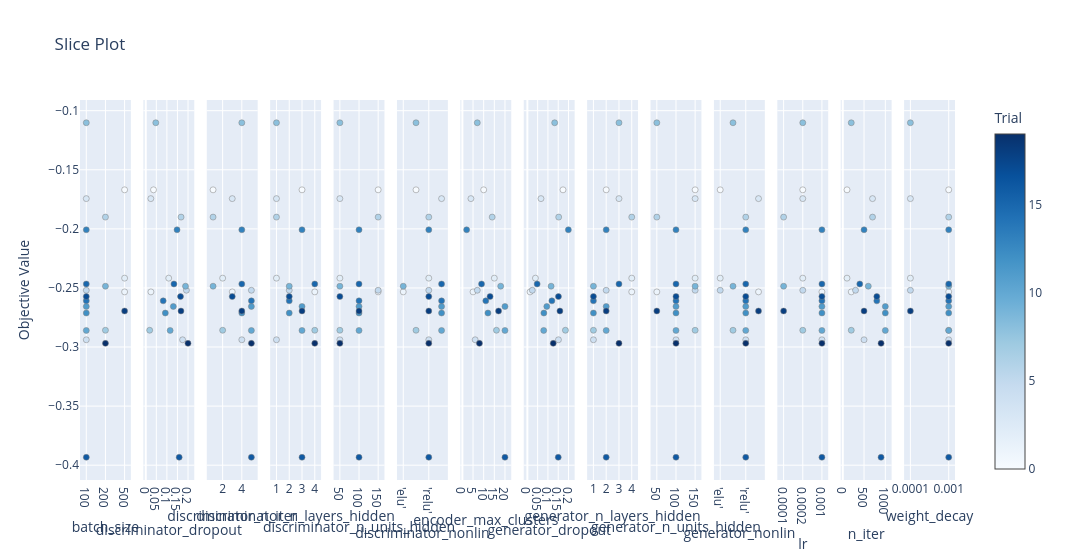

The cell this chart's notebook holds for it:
### Code cell
plot_slice(study)

### Figure 1 — Plotly figure (JSON) as saved in the notebook; plotly's stock layout.template omitted (floating-point values rounded to 4 significant figures)
{"data": [{"marker": {"color": [3, 4, 5, 8, 10, 11, 12, 13, 14, 15, 16, 17, 6, 7, 9, 19, 0, 1, 2, 18], "colorbar": {"title": {"text": "Trial"}, "x": 1, "xpad": 40}, "colorscale": [[0, "rgb(247,251,255)"], [0.125, "rgb(222,235,247)"], [0.25, "rgb(198,219,239)"], [0.375, "rgb(158,202,225)"], [0.5, "rgb(107,174,214)"], [0.625, "rgb(66,146,198)"], [0.75, "rgb(33,113,181)"], [0.875, "rgb(8,81,156)"], [1, "rgb(8,48,107)"]], "line": {"color": "Grey", "width": 0.5}, "showscale": true}, "mode": "markers", "name": "Feasible Trial", "showlegend": false, "type": "scatter", "x": ["100", "100", "100", "100", "100", "100", "100", "100", "100", "100", "100", "100", "200", "200", "200", "200", "500", "500", "500", "500"], "xaxis": "x", "y": [-0.1744, -0.2939, -0.252, -0.1102, -0.286, -0.2657, -0.2712, -0.2008, -0.2609, -0.2466, -0.3933, -0.2573, -0.19, -0.2858, -0.2485, -0.2969, -0.167, -0.2533, -0.2417, -0.2695], "yaxis": "y"}, {"marker": {"color": [0, 1, 2, 3, 4, 5, 6, 7, 8, 9, 10, 11, 12, 13, 14, 15, 16, 17, 18, 19], "colorbar": {"title": {"text": "Trial"}, "x": 1, "xpad": 40}, "colorscale": [[0, "rgb(247,251,255)"], [0.125, "rgb(222,235,247)"], [0.25, "rgb(198,219,239)"], [0.375, "rgb(158,202,225)"], [0.5, "rgb(107,174,214)"], [0.625, "rgb(66,146,198)"], [0.75, "rgb(33,113,181)"], [0.875, "rgb(8,81,156)"], [1, "rgb(8,48,107)"]], "line": {"color": "Grey", "width": 0.5}, "showscale": false}, "mode": "markers", "name": "Feasible Trial", "showlegend": false, "type": "scatter", "x": [0.03668, 0.02441, 0.1085, 0.02392, 0.1743, 0.1925, 0.1671, 0.01862, 0.04745, 0.1881, 0.1155, 0.1305, 0.09264, 0.1481, 0.08256, 0.1334, 0.1581, 0.1644, 0.1666, 0.1999], "xaxis": "x2", "y": [-0.167, -0.2533, -0.2417, -0.1744, -0.2939, -0.252, -0.19, -0.2858, -0.1102, -0.2485, -0.286, -0.2657, -0.2712, -0.2008, -0.2609, -0.2466, -0.3933, -0.2573, -0.2695, -0.2969], "yaxis": "y2"}, {"marker": {"color": [0, 1, 2, 3, 4, 5, 6, 7, 8, 9, 10, 11, 12, 13, 14, 15, 16, 17, 18, 19], "colorbar": {"title": {"text": "Trial"}, "x": 1, "xpad": 40}, "colorscale": [[0, "rgb(247,251,255)"], [0.125, "rgb(222,235,247)"], [0.25, "rgb(198,219,239)"], [0.375, "rgb(158,202,225)"], [0.5, "rgb(107,174,214)"], [0.625, "rgb(66,146,198)"], [0.75, "rgb(33,113,181)"], [0.875, "rgb(8,81,156)"], [1, "rgb(8,48,107)"]], "line": {"color": "Grey", "width": 0.5}, "showscale": false}, "mode": "markers", "name": "Feasible Trial", "showlegend": false, "type": "scatter", "x": [1, 3, 2, 3, 4, 5, 1, 2, 4, 1, 5, 5, 4, 4, 5, 4, 5, 3, 4, 5], "xaxis": "x3", "y": [-0.167, -0.2533, -0.2417, -0.1744, -0.2939, -0.252, -0.19, -0.2858, -0.1102, -0.2485, -0.286, -0.2657, -0.2712, -0.2008, -0.2609, -0.2466, -0.3933, -0.2573, -0.2695, -0.2969], "yaxis": "y3"}, {"marker": {"color": [0, 1, 2, 3, 4, 5, 6, 7, 8, 9, 10, 11, 12, 13, 14, 15, 16, 17, 18, 19], "colorbar": {"title": {"text": "Trial"}, "x": 1, "xpad": 40}, "colorscale": [[0, "rgb(247,251,255)"], [0.125, "rgb(222,235,247)"], [0.25, "rgb(198,219,239)"], [0.375, "rgb(158,202,225)"], [0.5, "rgb(107,174,214)"], [0.625, "rgb(66,146,198)"], [0.75, "rgb(33,113,181)"], [0.875, "rgb(8,81,156)"], [1, "rgb(8,48,107)"]], "line": {"color": "Grey", "width": 0.5}, "showscale": false}, "mode": "markers", "name": "Feasible Trial", "showlegend": false, "type": "scatter", "x": [3, 4, 1, 1, 1, 2, 1, 4, 1, 2, 3, 3, 2, 3, 2, 4, 3, 2, 3, 4], "xaxis": "x4", "y": [-0.167, -0.2533, -0.2417, -0.1744, -0.2939, -0.252, -0.19, -0.2858, -0.1102, -0.2485, -0.286, -0.2657, -0.2712, -0.2008, -0.2609, -0.2466, -0.3933, -0.2573, -0.2695, -0.2969], "yaxis": "y4"}, {"marker": {"color": [0, 1, 2, 3, 4, 5, 6, 7, 8, 9, 10, 11, 12, 13, 14, 15, 16, 17, 18, 19], "colorbar": {"title": {"text": "Trial"}, "x": 1, "xpad": 40}, "colorscale": [[0, "rgb(247,251,255)"], [0.125, "rgb(222,235,247)"], [0.25, "rgb(198,219,239)"], [0.375, "rgb(158,202,225)"], [0.5, "rgb(107,174,214)"], [0.625, "rgb(66,146,198)"], [0.75, "rgb(33,113,181)"], [0.875, "rgb(8,81,156)"], [1, "rgb(8,48,107)"]], "line": {"color": "Grey", "width": 0.5}, "showscale": false}, "mode": "markers", "name": "Feasible Trial", "showlegend": false, "type": "scatter", "x": [150, 150, 50, 50, 50, 150, 150, 50, 50, 50, 100, 100, 100, 100, 100, 100, 100, 50, 100, 50], "xaxis": "x5", "y": [-0.167, -0.2533, -0.2417, -0.1744, -0.2939, -0.252, -0.19, -0.2858, -0.1102, -0.2485, -0.286, -0.2657, -0.2712, -0.2008, -0.2609, -0.2466, -0.3933, -0.2573, -0.2695, -0.2969], "yaxis": "y5"}, {"marker": {"color": [1, 9, 0, 7, 8, 2, 4, 5, 6, 13, 16, 17, 18, 19, 3, 10, 11, 12, 14, 15], "colorbar": {"title": {"text": "Trial"}, "x": 1, "xpad": 40}, "colorscale": [[0, "rgb(247,251,255)"], [0.125, "rgb(222,235,247)"], [0.25, "rgb(198,219,239)"], [0.375, "rgb(158,202,225)"], [0.5, "rgb(107,174,214)"], [0.625, "rgb(66,146,198)"], [0.75, "rgb(33,113,181)"], [0.875, "rgb(8,81,156)"], [1, "rgb(8,48,107)"]], "line": {"color": "Grey", "width": 0.5}, "showscale": false}, "mode": "markers", "name": "Feasible Trial", "showlegend": false, "type": "scatter", "x": ["'elu'", "'elu'", "'leaky_relu'", "'leaky_relu'", "'leaky_relu'", "'relu'", "'relu'", "'relu'", "'relu'", "'relu'", "'relu'", "'relu'", "'relu'", "'relu'", "'tanh'", "'tanh'", "'tanh'", "'tanh'", "'tanh'", "'tanh'"], "xaxis": "x6", "y": [-0.2533, -0.2485, -0.167, -0.2858, -0.1102, -0.2417, -0.2939, -0.252, -0.19, -0.2008, -0.3933, -0.2573, -0.2695, -0.2969, -0.1744, -0.286, -0.2657, -0.2712, -0.2609, -0.2466], "yaxis": "y6"}, {"marker": {"color": [0, 1, 2, 3, 4, 5, 6, 7, 8, 9, 10, 11, 12, 13, 14, 15, 16, 17, 18, 19], "colorbar": {"title": {"text": "Trial"}, "x": 1, "xpad": 40}, "colorscale": [[0, "rgb(247,251,255)"], [0.125, "rgb(222,235,247)"], [0.25, "rgb(198,219,239)"], [0.375, "rgb(158,202,225)"], [0.5, "rgb(107,174,214)"], [0.625, "rgb(66,146,198)"], [0.75, "rgb(33,113,181)"], [0.875, "rgb(8,81,156)"], [1, "rgb(8,48,107)"]], "line": {"color": "Grey", "width": 0.5}, "showscale": false}, "mode": "markers", "name": "Feasible Trial", "showlegend": false, "type": "scatter", "x": [10, 5, 15, 4, 6, 7, 14, 16, 7, 18, 20, 20, 12, 2, 11, 9, 20, 13, 17, 8], "xaxis": "x7", "y": [-0.167, -0.2533, -0.2417, -0.1744, -0.2939, -0.252, -0.19, -0.2858, -0.1102, -0.2485, -0.286, -0.2657, -0.2712, -0.2008, -0.2609, -0.2466, -0.3933, -0.2573, -0.2695, -0.2969], "yaxis": "y7"}, {"marker": {"color": [0, 1, 2, 3, 4, 5, 6, 7, 8, 9, 10, 11, 12, 13, 14, 15, 16, 17, 18, 19], "colorbar": {"title": {"text": "Trial"}, "x": 1, "xpad": 40}, "colorscale": [[0, "rgb(247,251,255)"], [0.125, "rgb(222,235,247)"], [0.25, "rgb(198,219,239)"], [0.375, "rgb(158,202,225)"], [0.5, "rgb(107,174,214)"], [0.625, "rgb(66,146,198)"], [0.75, "rgb(33,113,181)"], [0.875, "rgb(8,81,156)"], [1, "rgb(8,48,107)"]], "line": {"color": "Grey", "width": 0.5}, "showscale": false}, "mode": "markers", "name": "Feasible Trial", "showlegend": false, "type": "scatter", "x": [0.1732, 0.01301, 0.0392, 0.06618, 0.1511, 0.02397, 0.1523, 0.1849, 0.1327, 0.1154, 0.07944, 0.09443, 0.0802, 0.1992, 0.1192, 0.04754, 0.1501, 0.1511, 0.1582, 0.1257], "xaxis": "x8", "y": [-0.167, -0.2533, -0.2417, -0.1744, -0.2939, -0.252, -0.19, -0.2858, -0.1102, -0.2485, -0.286, -0.2657, -0.2712, -0.2008, -0.2609, -0.2466, -0.3933, -0.2573, -0.2695, -0.2969], "yaxis": "y8"}, {"marker": {"color": [0, 1, 2, 3, 4, 5, 6, 7, 8, 9, 10, 11, 12, 13, 14, 15, 16, 17, 18, 19], "colorbar": {"title": {"text": "Trial"}, "x": 1, "xpad": 40}, "colorscale": [[0, "rgb(247,251,255)"], [0.125, "rgb(222,235,247)"], [0.25, "rgb(198,219,239)"], [0.375, "rgb(158,202,225)"], [0.5, "rgb(107,174,214)"], [0.625, "rgb(66,146,198)"], [0.75, "rgb(33,113,181)"], [0.875, "rgb(8,81,156)"], [1, "rgb(8,48,107)"]], "line": {"color": "Grey", "width": 0.5}, "showscale": false}, "mode": "markers", "name": "Feasible Trial", "showlegend": false, "type": "scatter", "x": [2, 4, 4, 3, 1, 2, 4, 1, 3, 1, 2, 2, 1, 2, 1, 3, 2, 1, 2, 3], "xaxis": "x9", "y": [-0.167, -0.2533, -0.2417, -0.1744, -0.2939, -0.252, -0.19, -0.2858, -0.1102, -0.2485, -0.286, -0.2657, -0.2712, -0.2008, -0.2609, -0.2466, -0.3933, -0.2573, -0.2695, -0.2969], "yaxis": "y9"}, {"marker": {"color": [0, 1, 2, 3, 4, 5, 6, 7, 8, 9, 10, 11, 12, 13, 14, 15, 16, 17, 18, 19], "colorbar": {"title": {"text": "Trial"}, "x": 1, "xpad": 40}, "colorscale": [[0, "rgb(247,251,255)"], [0.125, "rgb(222,235,247)"], [0.25, "rgb(198,219,239)"], [0.375, "rgb(158,202,225)"], [0.5, "rgb(107,174,214)"], [0.625, "rgb(66,146,198)"], [0.75, "rgb(33,113,181)"], [0.875, "rgb(8,81,156)"], [1, "rgb(8,48,107)"]], "line": {"color": "Grey", "width": 0.5}, "showscale": false}, "mode": "markers", "name": "Feasible Trial", "showlegend": false, "type": "scatter", "x": [150, 50, 150, 150, 100, 150, 50, 150, 50, 150, 100, 100, 100, 100, 100, 100, 100, 100, 50, 100], "xaxis": "x10", "y": [-0.167, -0.2533, -0.2417, -0.1744, -0.2939, -0.252, -0.19, -0.2858, -0.1102, -0.2485, -0.286, -0.2657, -0.2712, -0.2008, -0.2609, -0.2466, -0.3933, -0.2573, -0.2695, -0.2969], "yaxis": "y10"}, {"marker": {"color": [0, 2, 5, 7, 8, 9, 4, 6, 10, 11, 12, 13, 14, 15, 16, 17, 19, 1, 3, 18], "colorbar": {"title": {"text": "Trial"}, "x": 1, "xpad": 40}, "colorscale": [[0, "rgb(247,251,255)"], [0.125, "rgb(222,235,247)"], [0.25, "rgb(198,219,239)"], [0.375, "rgb(158,202,225)"], [0.5, "rgb(107,174,214)"], [0.625, "rgb(66,146,198)"], [0.75, "rgb(33,113,181)"], [0.875, "rgb(8,81,156)"], [1, "rgb(8,48,107)"]], "line": {"color": "Grey", "width": 0.5}, "showscale": false}, "mode": "markers", "name": "Feasible Trial", "showlegend": false, "type": "scatter", "x": ["'elu'", "'elu'", "'elu'", "'leaky_relu'", "'leaky_relu'", "'leaky_relu'", "'relu'", "'relu'", "'relu'", "'relu'", "'relu'", "'relu'", "'relu'", "'relu'", "'relu'", "'relu'", "'relu'", "'tanh'", "'tanh'", "'tanh'"], "xaxis": "x11", "y": [-0.167, -0.2417, -0.252, -0.2858, -0.1102, -0.2485, -0.2939, -0.19, -0.286, -0.2657, -0.2712, -0.2008, -0.2609, -0.2466, -0.3933, -0.2573, -0.2969, -0.2533, -0.1744, -0.2695], "yaxis": "y11"}, {"marker": {"color": [6, 9, 18, 0, 2, 3, 5, 7, 8, 1, 4, 10, 11, 12, 13, 14, 15, 16, 17, 19], "colorbar": {"title": {"text": "Trial"}, "x": 1, "xpad": 40}, "colorscale": [[0, "rgb(247,251,255)"], [0.125, "rgb(222,235,247)"], [0.25, "rgb(198,219,239)"], [0.375, "rgb(158,202,225)"], [0.5, "rgb(107,174,214)"], [0.625, "rgb(66,146,198)"], [0.75, "rgb(33,113,181)"], [0.875, "rgb(8,81,156)"], [1, "rgb(8,48,107)"]], "line": {"color": "Grey", "width": 0.5}, "showscale": false}, "mode": "markers", "name": "Feasible Trial", "showlegend": false, "type": "scatter", "x": ["0.0001", "0.0001", "0.0001", "0.0002", "0.0002", "0.0002", "0.0002", "0.0002", "0.0002", "0.001", "0.001", "0.001", "0.001", "0.001", "0.001", "0.001", "0.001", "0.001", "0.001", "0.001"], "xaxis": "x12", "y": [-0.19, -0.2485, -0.2695, -0.167, -0.2417, -0.1744, -0.252, -0.2858, -0.1102, -0.2533, -0.2939, -0.286, -0.2657, -0.2712, -0.2008, -0.2609, -0.2466, -0.3933, -0.2573, -0.2969], "yaxis": "y12"}, {"marker": {"color": [0, 1, 2, 3, 4, 5, 6, 7, 8, 9, 10, 11, 12, 13, 14, 15, 16, 17, 18, 19], "colorbar": {"title": {"text": "Trial"}, "x": 1, "xpad": 40}, "colorscale": [[0, "rgb(247,251,255)"], [0.125, "rgb(222,235,247)"], [0.25, "rgb(198,219,239)"], [0.375, "rgb(158,202,225)"], [0.5, "rgb(107,174,214)"], [0.625, "rgb(66,146,198)"], [0.75, "rgb(33,113,181)"], [0.875, "rgb(8,81,156)"], [1, "rgb(8,48,107)"]], "line": {"color": "Grey", "width": 0.5}, "showscale": false}, "mode": "markers", "name": "Feasible Trial", "showlegend": false, "type": "scatter", "x": [100, 200, 100, 700, 500, 300, 700, 200, 200, 600, 1000, 1000, 1000, 500, 800, 400, 900, 800, 500, 900], "xaxis": "x13", "y": [-0.167, -0.2533, -0.2417, -0.1744, -0.2939, -0.252, -0.19, -0.2858, -0.1102, -0.2485, -0.286, -0.2657, -0.2712, -0.2008, -0.2609, -0.2466, -0.3933, -0.2573, -0.2695, -0.2969], "yaxis": "y13"}, {"marker": {"color": [2, 3, 5, 8, 18, 0, 1, 4, 6, 7, 9, 10, 11, 12, 13, 14, 15, 16, 17, 19], "colorbar": {"title": {"text": "Trial"}, "x": 1, "xpad": 40}, "colorscale": [[0, "rgb(247,251,255)"], [0.125, "rgb(222,235,247)"], [0.25, "rgb(198,219,239)"], [0.375, "rgb(158,202,225)"], [0.5, "rgb(107,174,214)"], [0.625, "rgb(66,146,198)"], [0.75, "rgb(33,113,181)"], [0.875, "rgb(8,81,156)"], [1, "rgb(8,48,107)"]], "line": {"color": "Grey", "width": 0.5}, "showscale": false}, "mode": "markers", "name": "Feasible Trial", "showlegend": false, "type": "scatter", "x": ["0.0001", "0.0001", "0.0001", "0.0001", "0.0001", "0.001", "0.001", "0.001", "0.001", "0.001", "0.001", "0.001", "0.001", "0.001", "0.001", "0.001", "0.001", "0.001", "0.001", "0.001"], "xaxis": "x14", "y": [-0.2417, -0.1744, -0.252, -0.1102, -0.2695, -0.167, -0.2533, -0.2939, -0.19, -0.2858, -0.2485, -0.286, -0.2657, -0.2712, -0.2008, -0.2609, -0.2466, -0.3933, -0.2573, -0.2969], "yaxis": "y14"}], "layout": {"title": {"text": "Slice Plot"}, "width": 4200, "xaxis": {"anchor": "y", "categoryarray": ["100", "200", "500"], "categoryorder": "array", "domain": [0, 0.05816], "title": {"text": "batch_size"}, "type": "category"}, "xaxis10": {"anchor": "y10", "domain": [0.652, 0.7102], "title": {"text": "generator_n_units_hidden"}}, "xaxis11": {"anchor": "y11", "categoryarray": ["'elu'", "'leaky_relu'", "'relu'", "'tanh'"], "categoryorder": "array", "domain": [0.7245, 0.7827], "title": {"text": "generator_nonlin"}, "type": "category"}, "xaxis12": {"anchor": "y12", "categoryarray": ["0.0001", "0.0002", "0.001"], "categoryorder": "array", "domain": [0.7969, 0.8551], "title": {"text": "lr"}, "type": "category"}, "xaxis13": {"anchor": "y13", "domain": [0.8694, 0.9276], "title": {"text": "n_iter"}}, "xaxis14": {"anchor": "y14", "categoryarray": ["0.0001", "0.001"], "categoryorder": "array", "domain": [0.9418, 1], "title": {"text": "weight_decay"}, "type": "category"}, "xaxis2": {"anchor": "y2", "domain": [0.07245, 0.1306], "title": {"text": "discriminator_dropout"}}, "xaxis3": {"anchor": "y3", "domain": [0.1449, 0.2031], "title": {"text": "discriminator_n_iter"}}, "xaxis4": {"anchor": "y4", "domain": [0.2173, 0.2755], "title": {"text": "discriminator_n_layers_hidden"}}, "xaxis5": {"anchor": "y5", "domain": [0.2898, 0.348], "title": {"text": "discriminator_n_units_hidden"}}, "xaxis6": {"anchor": "y6", "categoryarray": ["'elu'", "'leaky_relu'", "'relu'", "'tanh'"], "categoryorder": "array", "domain": [0.3622, 0.4204], "title": {"text": "discriminator_nonlin"}, "type": "category"}, "xaxis7": {"anchor": "y7", "domain": [0.4347, 0.4929], "title": {"text": "encoder_max_clusters"}}, "xaxis8": {"anchor": "y8", "domain": [0.5071, 0.5653], "title": {"text": "generator_dropout"}}, "xaxis9": {"anchor": "y9", "domain": [0.5796, 0.6378], "title": {"text": "generator_n_layers_hidden"}}, "yaxis": {"anchor": "x", "domain": [0, 1], "title": {"text": "Objective Value"}}, "yaxis10": {"anchor": "x10", "domain": [0, 1], "matches": "y", "showticklabels": false}, "yaxis11": {"anchor": "x11", "domain": [0, 1], "matches": "y", "showticklabels": false}, "yaxis12": {"anchor": "x12", "domain": [0, 1], "matches": "y", "showticklabels": false}, "yaxis13": {"anchor": "x13", "domain": [0, 1], "matches": "y", "showticklabels": false}, "yaxis14": {"anchor": "x14", "domain": [0, 1], "matches": "y", "showticklabels": false}, "yaxis2": {"anchor": "x2", "domain": [0, 1], "matches": "y", "showticklabels": false}, "yaxis3": {"anchor": "x3", "domain": [0, 1], "matches": "y", "showticklabels": false}, "yaxis4": {"anchor": "x4", "domain": [0, 1], "matches": "y", "showticklabels": false}, "yaxis5": {"anchor": "x5", "domain": [0, 1], "matches": "y", "showticklabels": false}, "yaxis6": {"anchor": "x6", "domain": [0, 1], "matches": "y", "showticklabels": false}, "yaxis7": {"anchor": "x7", "domain": [0, 1], "matches": "y", "showticklabels": false}, "yaxis8": {"anchor": "x8", "domain": [0, 1], "matches": "y", "showticklabels": false}, "yaxis9": {"anchor": "x9", "domain": [0, 1], "matches": "y", "showticklabels": false}}}
